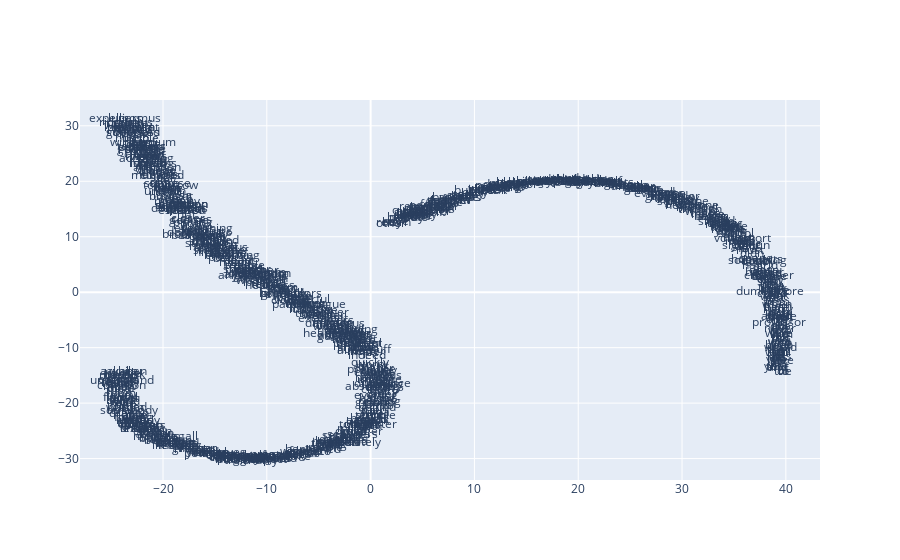

Here is the notebook cell this chart was saved with:
### Code cell
from sklearn.decomposition import IncrementalPCA    # inital reduction
from sklearn.manifold import TSNE                   # final reduction
import numpy as np                                  # array handling


def reduce_dimensions(model):
    num_dimensions = 2  # final num dimensions (2D, 3D, etc)

    vectors = [] # positions in vector space
    labels = [] # keep track of words to label our data again later
    for word in model.wv.vocab:
        vectors.append(model.wv[word])
        labels.append(word)

    # convert both lists into numpy vectors for reduction
    vectors = np.asarray(vectors)
    labels = np.asarray(labels)

    # reduce using t-SNE
    vectors = np.asarray(vectors)
    tsne = TSNE(n_components=num_dimensions, random_state=0)
    vectors = tsne.fit_transform(vectors)

    x_vals = [v[0] for v in vectors]
    y_vals = [v[1] for v in vectors]
    return x_vals, y_vals, labels


x_vals, y_vals, labels = reduce_dimensions(model)

def plot_with_plotly(x_vals, y_vals, labels, plot_in_notebook=True):
    from plotly.offline import init_notebook_mode, iplot, plot
    import plotly.graph_objs as go

    trace = go.Scatter(x=x_vals, y=y_vals, mode='text', text=labels)
    data = [trace]

    if plot_in_notebook:
        init_notebook_mode(connected=True)
        iplot(data, filename='word-embedding-plot')
    else:
        plot(data, filename='word-embedding-plot.html')


def plot_with_matplotlib(x_vals, y_vals, labels):
    import matplotlib.pyplot as plt
    import random

    random.seed(0)

    plt.figure(figsize=(12, 12))
    plt.scatter(x_vals, y_vals)

    #
    # Label randomly subsampled 25 data points
    #
    indices = list(range(len(labels)))
    selected_indices = random.sample(indices, 25)
    for i in selected_indices:
        plt.annotate(labels[i], (x_vals[i], y_vals[i]))

try:
    get_ipython()
except Exception:
    plot_function = plot_with_matplotlib
else:
    plot_function = plot_with_plotly

plot_function(x_vals, y_vals, labels)

### Figure 1 — Plotly figure (JSON) as saved in the notebook; plotly's stock layout.template omitted (floating-point values rounded to 4 significant figures; data arrays with more than 128 entries replaced by an {"elided": "..."} marker saying what was removed)
{"data": [{"mode": "text", "text": {"elided": "781 str values"}, "type": "scatter", "x": {"elided": "781 float values"}, "y": {"elided": "781 float values"}}], "layout": {}}
